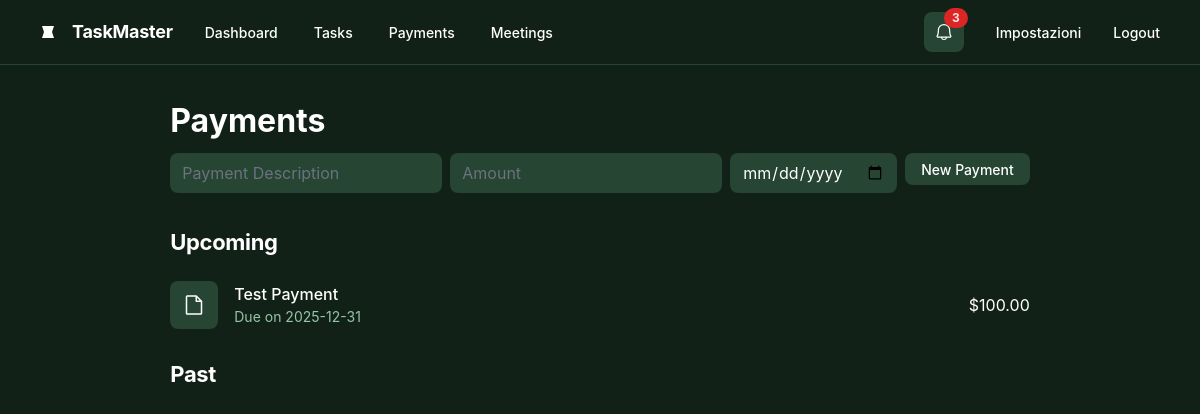
The page /pagamenti (signed in) on the database as committed earlier.
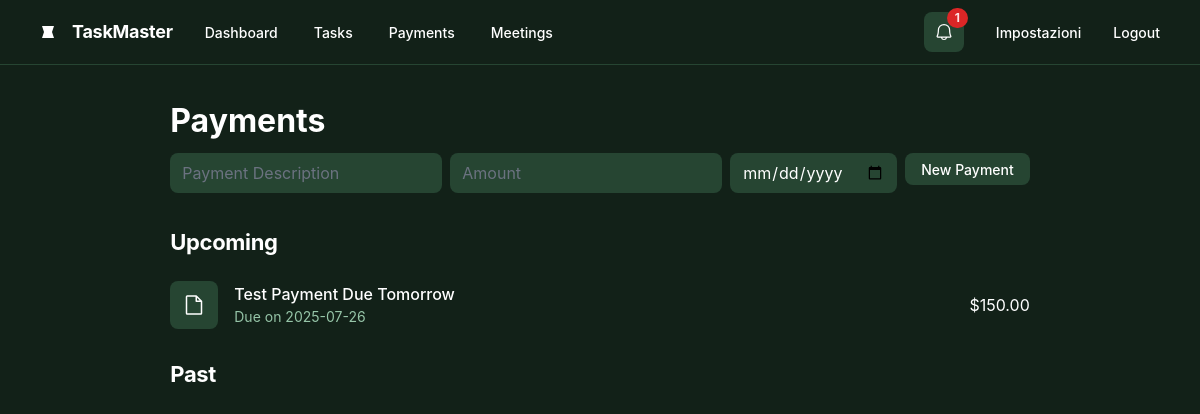
The same page on the database as committed later.
### tables this page shows
CREATE TABLE payments (
                    id INTEGER PRIMARY KEY AUTOINCREMENT,
                    description TEXT NOT NULL,
                    amount REAL NOT NULL,
                    due_date TEXT,
                    status TEXT NOT NULL,
                    user_id INTEGER,
                    FOREIGN KEY(user_id) REFERENCES users(id)
                );

### app.py (the view)
@app.route('/pagamenti')
@login_required
def pagamenti():
    db = get_db()
    payments_raw = db.execute('SELECT * FROM payments').fetchall()
    payments = {
        'Upcoming': [],
        'Past': []
    }
    for payment in payments_raw:
        payment_dict = dict(payment)
        payment_dict['amount'] = float(payment_dict['amount'])
        if payment_dict['status'] == 'Scheduled':
            payments['Upcoming'].append(payment_dict)
        else:
            payments['Past'].append(payment_dict)
    return render_template('pagamenti.html', payments=payments)

### app.py (called while the page is built)
@app.before_request
def before_request():
    if 'language' in session:
        g.locale = session['language']
    else:
        g.locale = request.accept_languages.best_match(app.config['LANGUAGES'].keys())

def get_db():
    db = getattr(g, '_database', None)
    if db is None:
        db = g._database = sqlite3.connect(DATABASE)
        db.row_factory = sqlite3.Row
    return db

@app.teardown_appcontext
def close_connection(exception):
    db = getattr(g, '_database', None)
    if db is not None:
        db.close()

def login_required(f):
    @wraps(f)
    def decorated_function(*args, **kwargs):
        if 'user_id' not in session:
            return redirect(url_for('login'))
        return f(*args, **kwargs)
    return decorated_function

### templates/pagamenti.html (shortened to what this page needs)
{% extends "layout.html" %}
{% block content %}
<div class="flex flex-wrap justify-between gap-3 p-4">
  <p class="text-white tracking-light text-[32px] font-bold leading-tight min-w-72">{{ _('Payments') }}</p>
  <form action="{{ url_for('new_payment') }}" method="post" class="flex gap-2">
      <input type="text" name="description" placeholder="{{ _('Payment Description') }}" class="form-input bg-[#264532] text-white rounded-lg border-none focus:ring-0">
      <input type="number" step="0.01" name="amount" placeholder="{{ _('Amount') }}" class="form-input bg-[#264532] text-white rounded-lg border-none focus:ring-0">
      <input type="date" name="due_date" class="form-input bg-[#264532] text-white rounded-lg border-none focus:ring-0">
      <button type="submit" class="flex min-w-[84px] max-w-[480px] cursor-pointer items-center justify-center overflow-hidden rounded-lg h-8 px-4 bg-[#264532] text-white text-sm font-medium leading-normal">
          <span class="truncate">{{ _('New Payment') }}</span>
      </button>
  </form>
</div>
<h2 class="text-white text-[22px] font-bold leading-tight tracking-[-0.015em] px-4 pb-3 pt-5">{{ _('Upcoming') }}</h2>
{% for payment in payments['Upcoming'] %}
<div class="flex items-center gap-4 bg-[#122118] px-4 min-h-[72px] py-2 justify-between">
  <div class="flex items-center gap-4">
    <div class="text-white flex items-center justify-center rounded-lg bg-[#264532] shrink-0 size-12" data-icon="File" data-size="24px" data-weight="regular">
    </div>
    <div class="flex flex-col justify-center">
      <p class="text-white text-base font-medium leading-normal line-clamp-1">{{ payment.description }}</p>
      <p class="text-[#96c5a8] text-sm font-normal leading-normal line-clamp-2">{{ _('Due on') }} {{ payment.due_date }}</p>
    </div>
  </div>
  <div class="shrink-0"><p class="text-white text-base font-normal leading-normal">${{ "%.2f"|format(payment.amount) }}</p></div>
</div>
{% endfor %}
<h2 class="text-white text-[22px] font-bold leading-tight tracking-[-0.015em] px-4 pb-3 pt-5">{{ _('Past') }}</h2>
{% endblock %}

Rows that differ between the two databases and show on the page:
changed payments: description "Test Payment" → "Test Payment Due Tomorrow"; due_date "2025-12-31" → "2025-07-26"; amount "100.00" → "150.00"
Other text that changed with them:
{{ notifications|length }}: "3" → "1"
